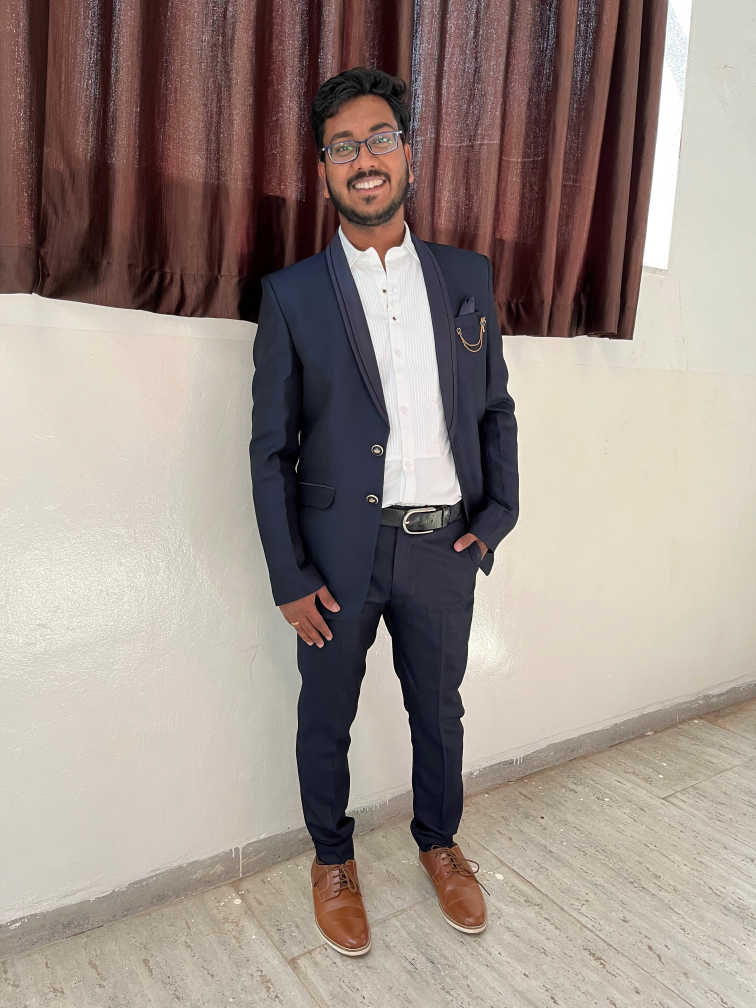
#> input picture CS50/pillow/ForDP.jpg, 3024 x 4032 px (shown at 1/4 size)
$ python annimation.py ForDP.jpg
#> lines starting #> are read from the running program, lines starting #| are printed output that depends on the picture
import sys
from PIL import Image

images = []
for image in sys.argv[1:]:
    img = Image.open(image)
#> img is the input picture: PIL image 3024x4032 RGB; mean R, G, B 156, 143, 135.5
    print(img.size)
#| (3024, 4032)
    img = img.resize((1200, 1200))
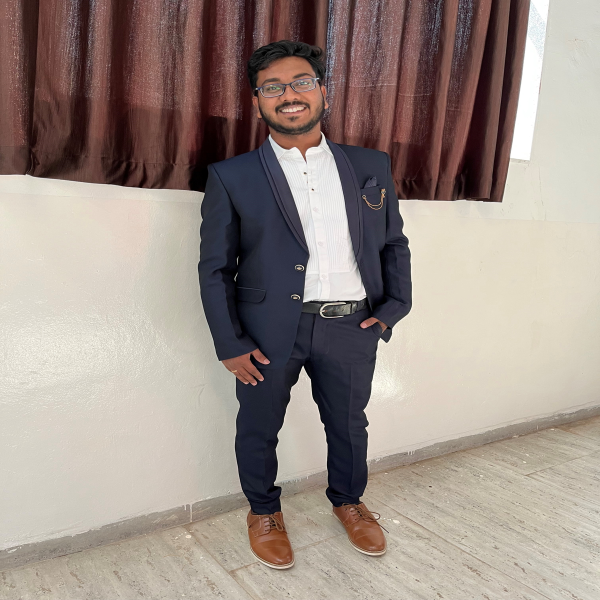
#> img: PIL image 1200x1200 RGB (shown at 1/2 size); mean R, G, B 156, 143, 135.5
    images.append(img)


images[0].save('output.gif', save_all=True, append_images=images[1:], duration=500, loop=0)
